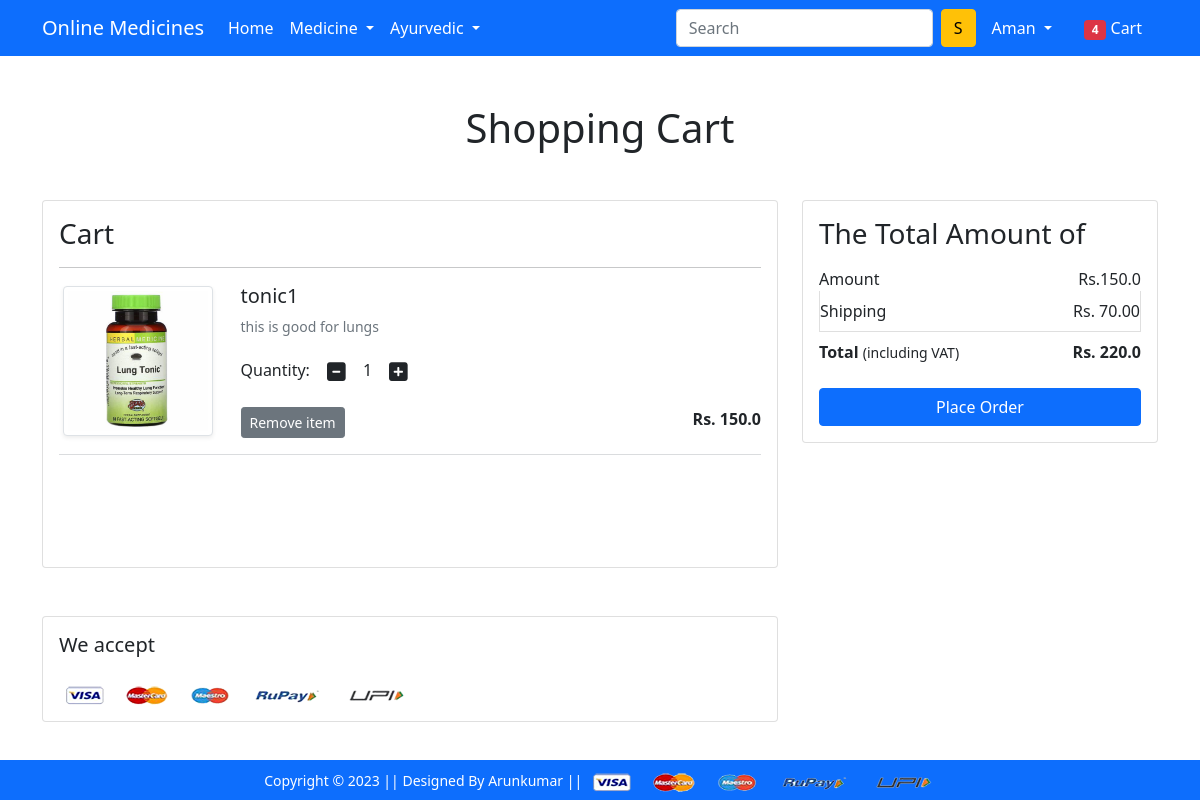
The app's page /cart/ (signed in) with its own data.
### web/models.py (models this page shows, shortened)
class Cart(models.Model):
    user = models.ForeignKey(User, on_delete=models.CASCADE)
    product = models.ForeignKey(Product, on_delete=models.CASCADE)
    quantity = models.PositiveIntegerField(default=1)

class Product(models.Model):
    title = models.CharField(max_length=100)
    selling_price = models.FloatField()
    discount_price = models.FloatField()
    description = models.TextField()
    brand = models.CharField(max_length=100)
    category = models.CharField(choices=CATEGORY_CHOICES,max_length=2)
    Product_image = models.ImageField(upload_to='productimg')

### web/views.py (the view)
# urls.py: path('cart/',views.show_cart, name='showcart'),
@login_required
def show_cart(request):
    if request.user.is_authenticated:
        user = request.user
        cart = Cart.objects.filter(user=user)
        amount = 0.0
        shipping_amount = 70.0
        total_amount = 0.0
        cart_product = [p for p in Cart.objects.all() if p.user == user]
        if cart_product:
            for p in cart_product:
                tempamount =(p.quantity * p.product.discount_price)
                amount += tempamount
                total_amount = amount + shipping_amount
            return render(request,'app/addtocart.html',
            {'carts':cart,'totalamount':total_amount, 'amount':amount})
        else:
            return render(request, 'app/empty.html')

### web/templates/app/addtocart.html (shortened to what this page needs)
{% extends 'app/base.html' %}
{% load static %}
{% block content %}
<div class="container my-5">
 <div class="row">
  <h1 class="text-center mb-5">Shopping Cart</h1>
  <div class="col-sm-8">
  <div class="card">
   <div class="card-body">
    <h3>Cart</h3>
    {% for cart in carts %}
    <hr>
    <div class="row">
     <div class="col-sm-3 text-center align-self-center"><img src="{{cart.product.Product_image.url}}" alt="" srcset="" class="img-fluid img-thumbnail shadow-sm" height="150" width="150"> </div>
     <div class="col-sm-9">
      <div>
       <h5>{{cart.product.title}}</h5>
       <p class="mb-2 text-muted small">{{cart.product.description}}</p>
       <div class="my-3">
        <label for="quantity">Quantity:</label>
        <a class="minus-cart btn" pid="{{cart.product.id}}"><i class="fas fa-minus-square fa-lg"></i></a>
          <span id="quantity">{{cart.quantity}}</span>
        <a class="plus-cart btn"  pid="{{cart.product.id}}"><i class="fas fa-plus-square fa-lg"></i></a>
       </div>
       <div class="d-flex justify-content-between">
        <a href="#" class="btn btn-sm btn-secondary mr-3 remove-cart"  pid="{{cart.product.id}}">Remove item </a>
        <p class="mb-0"><span><strong>Rs. {{cart.product.discount_price}}</strong></span></p>
       </div>
      </div>
     </div>
    </div>
    {% endfor %}
    <hr class="text-muted">
   </div>
   </div>
  </div>
  <div class="col-sm-4">
   <div class="card">
    <div class="card-body">
      <h3>The Total Amount of</h3>
      <ul class="list-group">
       <li class="list-group-item d-flex justify-content-between align-items-center border-0 px-0 pb-0">Amount<span>Rs.<span id="amount">{{amount}}</span></li>
       <li class="list-group-item d-flex justify-content-between align-items-center px-0">Shipping<span>Rs. 70.00</span></li>
       <li class="list-group-item d-flex justify-content-between align-items-center border-0 px-0 mb-3">
        <div>
           <strong>Total</strong> <small>(including VAT)</small>
         </div>
         <span><strong id="totalamount">Rs. {{totalamount}}</strong></span>
       </li>
      </ul>
      <div class="d-grid"><a href="{% url 'checkout' %}" class="btn btn-primary">Place Order</a></div>
    </div>
   </div>
  </div>
 </div>
</div>
<div class="container">
 <div class="row">
  <div class="col-sm-8">
   <div class="card">
    <div class="card-body">
      <h5 class="mb-4">We accept</h5>
      <img src="{% static 'app/images/payment.png' %}" alt="" class="img-fluid">
    </div>
  </div>
  </div>
 </div>
</div>
{% endblock %}

### web/templates/app/base.html (shortened to what this page needs)
<!doctype html>
{% load static %}
<html lang="en">
  <head>
    <link href="https://cdn.jsdelivr.net/npm/bootstrap@5.0.0-beta1/dist/css/bootstrap.min.css" rel="stylesheet">
    <link rel="stylesheet" href="{% static 'app/css/owl.carousel.min.css' %}">
    <link rel="stylesheet" href="{% static 'app/css/all.min.css' %}">
    <link rel="stylesheet" href="{% static 'app/css/style.css' %}">
  </head>
  <body>
    <nav class="navbar navbar-expand-lg navbar-dark bg-primary">
     <div class="container">
       <a class="navbar-brand" href="/">Online Medicines </a>
       <div class="collapse navbar-collapse" id="navbarSupportedContent">
         <ul class="navbar-nav me-auto mb-2 mb-lg-0">
           <li class="nav-item">
             <a class="nav-link active" aria-current="page" href="/">Home</a>
           </li>
           <li class="nav-item dropdown">
             <a class="nav-link dropdown-toggle text-white" href="#" id="electronicsDropdown" role="button" data-bs-toggle="dropdown" aria-expanded="false">
               Medicine
             </a>
           </li>
           <li class="nav-item dropdown">
             <a class="nav-link dropdown-toggle text-white" href="#" id="fashionDropdown" role="button" data-bs-toggle="dropdown" aria-expanded="false">
               Ayurvedic
             </a>
           </li>
         </ul>
         <form class="d-flex">
           <input class="form-control me-2" type="search" placeholder="Search" aria-label="Search">
           <button class="btn btn-warning" type="submit">S</button>
         </form>
         <div>
          <ul class="navbar-nav me-auto mb-2 mb-lg-0">
            {% if request.user.is_authenticated %}
           <li class="nav-item dropdown mx-2">
              <a class="nav-link dropdown-toggle text-white" href="#" id="profileDropdown" role="button" data-bs-toggle="dropdown" aria-expanded="false">
                {{request.user.username|capfirst}}
              </a>
            </li>
            <li class="nav-item mx-2">
             <a href="{% url 'showcart' %}" class="nav-link text-white"><span class="badge bg-danger">4</span> Cart </a>
            </li>
            {% endif %}
          </ul>
         </div>
       </div>
     </div>
    </nav>
    {% block content %} {% endblock %}
    <footer class="container-fluid bg-primary text-center fixed-bottom p-2 mt-5">
        <small class="text-white">Copyright &copy; 2023 || Designed By Arunkumar || </small>
        <img src="{% static 'app/images/payment.png' %}" alt="" srcset="" class="img-fluid" height="2px">
    </footer>
  </body>
</html>

### records on screen
Cart: product.Product_image (picture), product "tonic1", product.description "this is good for lungs", quantity "1", product.discount_price "150.0"

### other values on screen
{{ request.user.username|capfirst }} "Aman"
{{ amount }} "150.0"
{{ totalamount }} "220.0"
